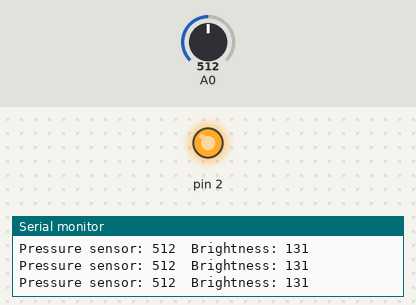
Bench run of a sketch on a simulated Arduino Uno, built with avr-gcc and run on an emulated ATmega328P. Parts: output pins drawn as LEDs (lit = HIGH), the last lines printed to the serial monitor. Inputs (shaded band) come from the test bench; at power-on: A0 = 512.

Above: at 1.2 s.
1.3 s: A0 set to 485
At 2.4 s:
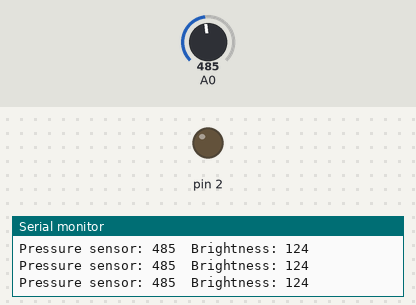
2.8 s: A0 set to 511
At 3.6 s:
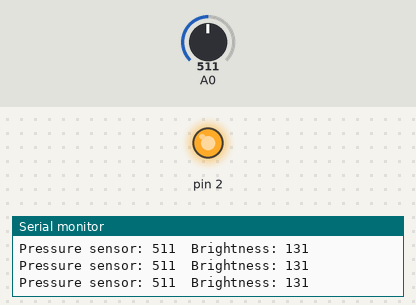
Timing chart, 0 to 5.8 s (numbered marks = the images above; inputs shaded):
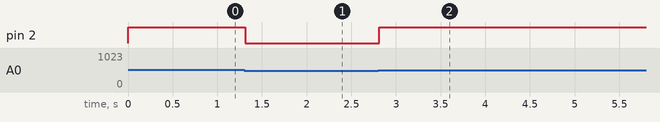

Measured:
- the behaviour switches between 497 and 496 on A0 (found by bisection; images 0 and 1)
- after the input at 1.3 s, pin 2: HIGH → LOW at once
- after the input at 2.8 s, pin 2: LOW → HIGH at once

The sketch:

AnalogInputOutput.ino
```cpp
int fsrReading = 0;
int brightness = 0;

void setup() {
  Serial.begin(9600);
  pinMode(2, OUTPUT);
}

void loop() {

  fsrReading = analogRead(A0);

  brightness = map(fsrReading, 0, 990, 0, 255);

  analogWrite(2, brightness);  // 0 - 255

  Serial.print("Pressure sensor: ");
  Serial.print(fsrReading);  // range is 790 - 130

  Serial.print("  Brightness: ");
  Serial.println(brightness);  //
}
```
